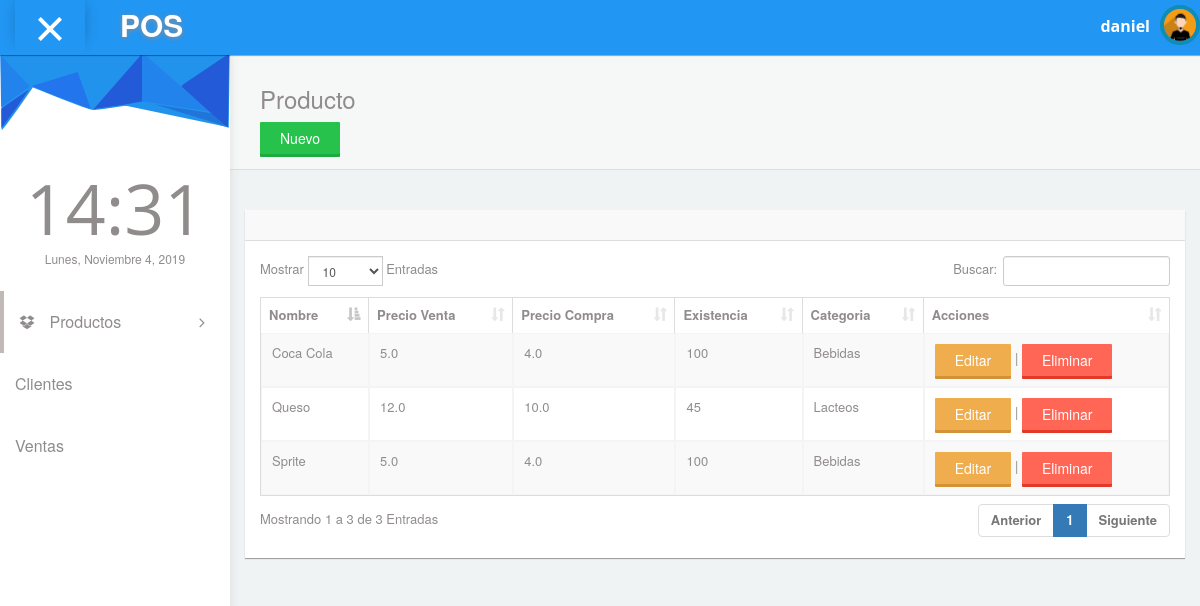
Page /producto (signed in) on the committed database.
### pos/models.py (models this page shows, shortened)
class Producto(models.Model):
    nombre=models.CharField(max_length=200)
    precio_compra=models.FloatField()
    precio_venta=models.FloatField()
    existencia=models.IntegerField()
    categoria=models.ForeignKey(Categoria,on_delete=models.CASCADE)
    created_date=models.DateTimeField(default=timezone.now)

class Categoria(models.Model):
    nombre=models.CharField(max_length=200)
    created_date=models.DateTimeField(default=timezone.now)
    def __str__(self):
        return self.nombre

### pos/views.py (the view)
# urls.py: path('producto',views.producto_list,name='producto_list'),
@login_required
def producto_list(request):
    productos=Producto.objects.all()
    return render(request,'pos/producto_list.html',{'productos':productos})

### pos/templates/pos/producto_list.html (shortened to what this page needs)
{% extends 'pos/plantilla.html' %}
{% block content %}
<div id="content">
  <div class="panel box-shadow-none content-header">
    <div class="panel-body">
      <div class="col-md-12">
        <h3 class="animated fadeInLeft">Producto</h3>
        <a href="{% url 'producto_nuevo' %}" class="btn btn-raised btn-success">Nuevo</a>
      </div>
    </div>
  </div>
  <div class="col-md-12 top-20 padding-0">
    <div class="col-md-12">
      <div class="panel">
        <div class="panel-heading">
        </div>
        <div class="panel-body">
          <div class="responsive-table">
            <table id="datatables-example" class="table table-striped table-bordered" width="100%" cellspacing="0">
              <thead>
                <tr>
                  <th>Nombre</th>
                  <th>Precio Venta</th>
                  <th>Precio Compra</th>
                  <th>Existencia</th>
                  <th>Categoria</th>
                  <th>Acciones</th>
                </tr>
              </thead>
              <tbody>
                {% for producto in productos %}
                <tr>
                  <td>{{producto.nombre}}</td>
                  <td>{{producto.precio_venta}}</td>
                  <td>{{producto.precio_compra}}</td>
                  <td>{{producto.existencia}}</td>
                  <td>{{producto.categoria}}</td>
                  <td><a class="btn btn-raised btn-warning" href="{% url 'producto_editar' pk=producto.pk %}">Editar</a> | <a href="{% url 'producto_eliminar' pk=producto.pk %}" class="btn btn-raised btn-danger">Eliminar</a></td>
                </tr>
                {% endfor %}
              </tbody>
            </table>
          </div>
        </div>
      </div>
    </div>
  </div>
</div>
{% endblock %}

### pos/templates/pos/plantilla.html (shortened to what this page needs)
{% load static %}
<!DOCTYPE html>
<html lang="es">
<head>
  <link rel="stylesheet" type="text/css" href="{% static 'css/bootstrap.min.css' %}">
  <link rel="stylesheet" type="text/css" href="{% static 'css/plugins/font-awesome.min.css' %}"/>
  <link rel="stylesheet" type="text/css" href="{% static 'css/plugins/datatables.bootstrap.min.css' %}"/>
  <link rel="stylesheet" type="text/css" href="{% static 'css/plugins/animate.min.css' %}"/>
  <link href="{% static 'css/style.css' %}" rel="stylesheet">
</head>
<body id="mimin" class="dashboard">
        <nav class="navbar navbar-default header navbar-fixed-top">
          <div class="col-md-12 nav-wrapper">
            <div class="navbar-header" style="width:100%;">
              <div class="opener-left-menu is-open">
                <span class="bottom"></span>
              </div>
                <a href="/" class="navbar-brand">
                 <b>POS</b>
                </a>
              <ul class="nav navbar-nav navbar-right user-nav">
                <li class="user-name"><span>{{ user.username }}</span></li>
                  <li class="dropdown avatar-dropdown">
                   <img src="{% static 'img/avatar.jpg' %}" class="img-circle avatar" alt="user name" data-toggle="dropdown" aria-haspopup="true" aria-expanded="true"/>
                </li>
              </ul>
            </div>
          </div>
        </nav>
      <div class="container-fluid mimin-wrapper">
            <div id="left-menu">
              <div class="sub-left-menu scroll">
                <ul class="nav nav-list">
                    <li><div class="left-bg"></div></li>
                    <li class="time">
                      <h1 class="animated fadeInLeft">21:00</h1>
                      <p class="animated fadeInRight">Sat,October 1st 2029</p>
                    </li>
                    <li class="active ripple">
                      <a class="tree-toggle nav-header"><span class="fa-dropbox fa"></span> Productos
                        <span class="fa-angle-right fa right-arrow text-right"></span>
                      </a>
                    </li>
                    <li><a href="/cliente">Clientes</a></li>
                    <li><a href="/venta">Ventas</a></li>
                  </ul>
                </div>
            </div>
          {% block content %}
          {% endblock %}
      </div>
</body>
</html>

### rows in the picture
Producto: nombre "Coca Cola", precio_venta "5.0", precio_compra "4.0", existencia "100", categoria "Bebidas"
Producto: nombre "Sprite", precio_venta "5.0", precio_compra "4.0", existencia "100", categoria "Bebidas"
Producto: nombre "Queso", precio_venta "12.0", precio_compra "10.0", existencia "45", categoria "Lacteos"

### other values in the picture
{{ user.username }} "daniel"
